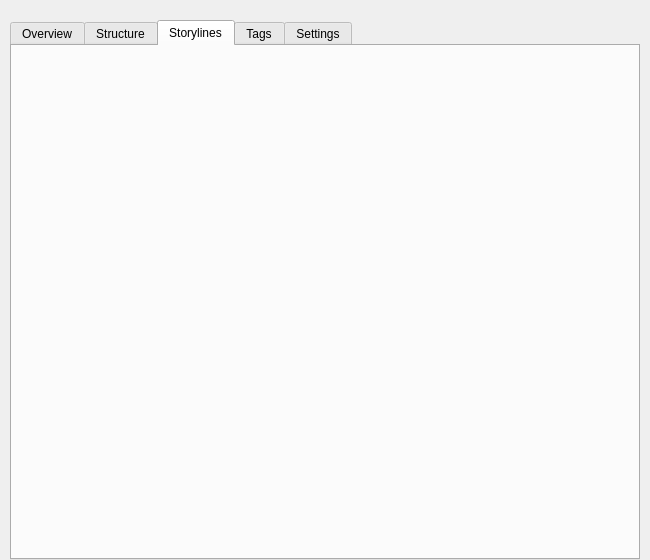
<?xml version="1.0" encoding="UTF-8"?>
<ui version="4.0">
 <class>NovelView</class>
 <widget class="QWidget" name="NovelView">
  <property name="geometry">
   <rect>
    <x>0</x>
    <y>0</y>
    <width>650</width>
    <height>560</height>
   </rect>
  </property>
  <property name="windowTitle">
   <string>Form</string>
  </property>
  <layout class="QVBoxLayout" name="verticalLayout">
   <property name="spacing">
    <number>0</number>
   </property>
   <property name="leftMargin">
    <number>10</number>
   </property>
   <property name="topMargin">
    <number>20</number>
   </property>
   <property name="rightMargin">
    <number>10</number>
   </property>
   <property name="bottomMargin">
    <number>0</number>
   </property>
   <item>
    <widget class="QTabWidget" name="tabWidget">
     <property name="currentIndex">
      <number>2</number>
     </property>
     <property name="centered" stdset="0">
      <bool>true</bool>
     </property>
     <property name="borderless" stdset="0">
      <bool>true</bool>
     </property>
     <widget class="QWidget" name="tabDescriptors">
      <property name="bg" stdset="0">
       <bool>true</bool>
      </property>
      <attribute name="title">
       <string tr="true">Overview</string>
      </attribute>
      <layout class="QVBoxLayout" name="verticalLayout_5">
       <property name="spacing">
        <number>0</number>
       </property>
       <property name="leftMargin">
        <number>0</number>
       </property>
       <property name="topMargin">
        <number>0</number>
       </property>
       <property name="rightMargin">
        <number>0</number>
       </property>
       <property name="bottomMargin">
        <number>0</number>
       </property>
      </layout>
     </widget>
     <widget class="QWidget" name="tabStructure">
      <attribute name="title">
       <string tr="true">Structure</string>
      </attribute>
      <layout class="QVBoxLayout" name="verticalLayout_13">
       <property name="spacing">
        <number>0</number>
       </property>
       <property name="leftMargin">
        <number>0</number>
       </property>
       <property name="topMargin">
        <number>10</number>
       </property>
       <property name="rightMargin">
        <number>0</number>
       </property>
       <property name="bottomMargin">
        <number>0</number>
       </property>
       <item>
        <widget class="StoryStructureEditor" name="wdgStructure" native="true"/>
       </item>
      </layout>
     </widget>
     <widget class="QWidget" name="tabPlot">
      <attribute name="title">
       <string tr="true">Storylines</string>
      </attribute>
      <layout class="QVBoxLayout" name="verticalLayout_12">
       <property name="spacing">
        <number>0</number>
       </property>
       <property name="leftMargin">
        <number>0</number>
       </property>
       <property name="topMargin">
        <number>0</number>
       </property>
       <property name="rightMargin">
        <number>0</number>
       </property>
       <property name="bottomMargin">
        <number>0</number>
       </property>
      </layout>
     </widget>
     <widget class="QWidget" name="tabTags">
      <property name="relaxed-white-bg" stdset="0">
       <bool>true</bool>
      </property>
      <attribute name="title">
       <string tr="true">Tags</string>
      </attribute>
      <layout class="QVBoxLayout" name="verticalLayout_2">
       <property name="spacing">
        <number>0</number>
       </property>
       <property name="leftMargin">
        <number>0</number>
       </property>
       <property name="topMargin">
        <number>0</number>
       </property>
       <property name="rightMargin">
        <number>0</number>
       </property>
       <property name="bottomMargin">
        <number>0</number>
       </property>
       <item>
        <widget class="QScrollArea" name="scrollArea">
         <property name="frameShape">
          <enum>QFrame::NoFrame</enum>
         </property>
         <property name="widgetResizable">
          <bool>true</bool>
         </property>
         <property name="relaxed-white-bg" stdset="0">
          <bool>true</bool>
         </property>
         <widget class="TagsEditor" name="wdgTagsContainer">
          <property name="geometry">
           <rect>
            <x>0</x>
            <y>0</y>
            <width>626</width>
            <height>512</height>
           </rect>
          </property>
          <property name="sizePolicy">
           <sizepolicy hsizetype="Preferred" vsizetype="Expanding">
            <horstretch>0</horstretch>
            <verstretch>0</verstretch>
           </sizepolicy>
          </property>
          <property name="relaxed-white-bg" stdset="0">
           <bool>true</bool>
          </property>
         </widget>
        </widget>
       </item>
      </layout>
     </widget>
     <widget class="QWidget" name="tabSettings">
      <property name="relaxed-white-bg" stdset="0">
       <bool>true</bool>
      </property>
      <attribute name="title">
       <string tr="true">Settings</string>
      </attribute>
      <layout class="QHBoxLayout" name="horizontalLayout_2">
       <property name="spacing">
        <number>0</number>
       </property>
       <property name="leftMargin">
        <number>0</number>
       </property>
       <property name="topMargin">
        <number>0</number>
       </property>
       <property name="rightMargin">
        <number>0</number>
       </property>
       <property name="bottomMargin">
        <number>0</number>
       </property>
       <item>
        <spacer name="horizontalSpacer">
         <property name="orientation">
          <enum>Qt::Horizontal</enum>
         </property>
         <property name="sizeType">
          <enum>QSizePolicy::Preferred</enum>
         </property>
         <property name="sizeHint" stdset="0">
          <size>
           <width>40</width>
           <height>20</height>
          </size>
         </property>
        </spacer>
       </item>
       <item>
        <widget class="QScrollArea" name="scrollArea_2">
         <property name="sizePolicy">
          <sizepolicy hsizetype="MinimumExpanding" vsizetype="Expanding">
           <horstretch>0</horstretch>
           <verstretch>0</verstretch>
          </sizepolicy>
         </property>
         <property name="maximumSize">
          <size>
           <width>800</width>
           <height>16777215</height>
          </size>
         </property>
         <property name="frameShape">
          <enum>QFrame::NoFrame</enum>
         </property>
         <property name="lineWidth">
          <number>0</number>
         </property>
         <property name="widgetResizable">
          <bool>true</bool>
         </property>
         <widget class="QWidget" name="wdgSettings">
          <property name="geometry">
           <rect>
            <x>0</x>
            <y>0</y>
            <width>546</width>
            <height>512</height>
           </rect>
          </property>
          <property name="sizePolicy">
           <sizepolicy hsizetype="MinimumExpanding" vsizetype="Preferred">
            <horstretch>0</horstretch>
            <verstretch>0</verstretch>
           </sizepolicy>
          </property>
          <property name="maximumSize">
           <size>
            <width>800</width>
            <height>16777215</height>
           </size>
          </property>
          <property name="relaxed-white-bg" stdset="0">
           <bool>true</bool>
          </property>
          <layout class="QVBoxLayout" name="verticalLayout_4">
           <property name="spacing">
            <number>10</number>
           </property>
           <property name="leftMargin">
            <number>5</number>
           </property>
           <property name="topMargin">
            <number>25</number>
           </property>
           <property name="rightMargin">
            <number>6</number>
           </property>
           <property name="bottomMargin">
            <number>6</number>
           </property>
          </layout>
         </widget>
        </widget>
       </item>
       <item>
        <spacer name="horizontalSpacer_4">
         <property name="orientation">
          <enum>Qt::Horizontal</enum>
         </property>
         <property name="sizeType">
          <enum>QSizePolicy::Preferred</enum>
         </property>
         <property name="sizeHint" stdset="0">
          <size>
           <width>40</width>
           <height>20</height>
          </size>
         </property>
        </spacer>
       </item>
      </layout>
     </widget>
    </widget>
   </item>
  </layout>
 </widget>
 <customwidgets>
  <customwidget>
   <class>StoryStructureEditor</class>
   <extends>QWidget</extends>
   <header>plotlyst.view.widget.structure</header>
   <container>1</container>
  </customwidget>
  <customwidget>
   <class>TagsEditor</class>
   <extends>QWidget</extends>
   <header>plotlyst.view.widget.novel</header>
   <container>1</container>
  </customwidget>
 </customwidgets>
 <resources/>
 <connections/>
</ui>
